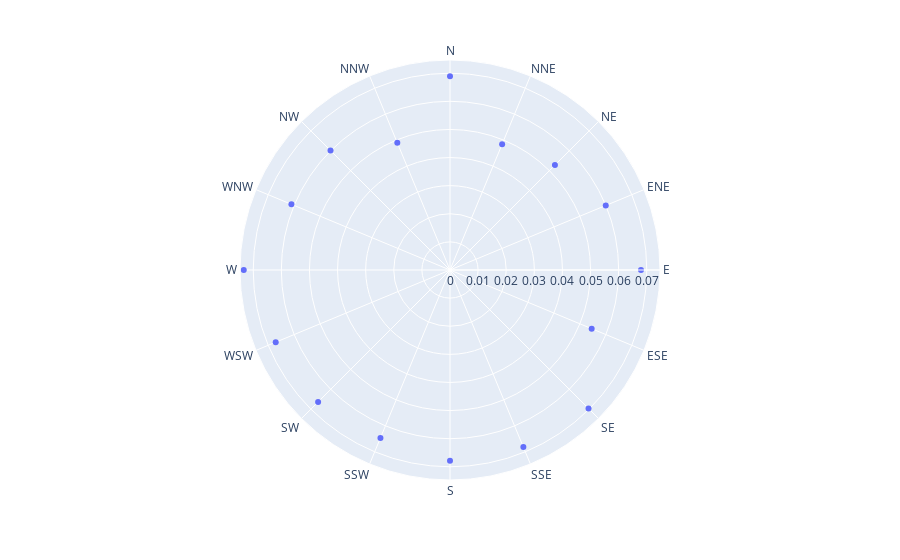

Notebook source saved alongside this figure:
### Code cell
import plotly.express as px

fig = px.scatter_polar(df_stat_vent, r="WindGustDir", theta="Direction")
fig.show()

### Figure 1 — Plotly figure (JSON) as saved in the notebook; plotly's stock layout.template omitted (floating-point values rounded to 4 significant figures)
{"data": [{"hovertemplate": "WindGustDir=%{r}<br>Direction=%{theta}<extra></extra>", "legendgroup": "", "marker": {"color": "#636efa", "symbol": "circle"}, "mode": "markers", "name": "", "r": [0.06892, 0.04846, 0.05278, 0.05997, 0.06794, 0.05455, 0.06969, 0.0682, 0.06784, 0.06465, 0.06636, 0.06711, 0.07337, 0.06107, 0.0601, 0.04899], "showlegend": false, "subplot": "polar", "theta": ["N", "NNE", "NE", "ENE", "E", "ESE", "SE", "SSE", "S", "SSW", "SW", "WSW", "W", "WNW", "NW", "NNW"], "type": "scatterpolar"}], "layout": {"legend": {"tracegroupgap": 0}, "margin": {"t": 60}, "polar": {"angularaxis": {"direction": "clockwise", "rotation": 90}, "domain": {"x": [0, 1], "y": [0, 1]}}}}
